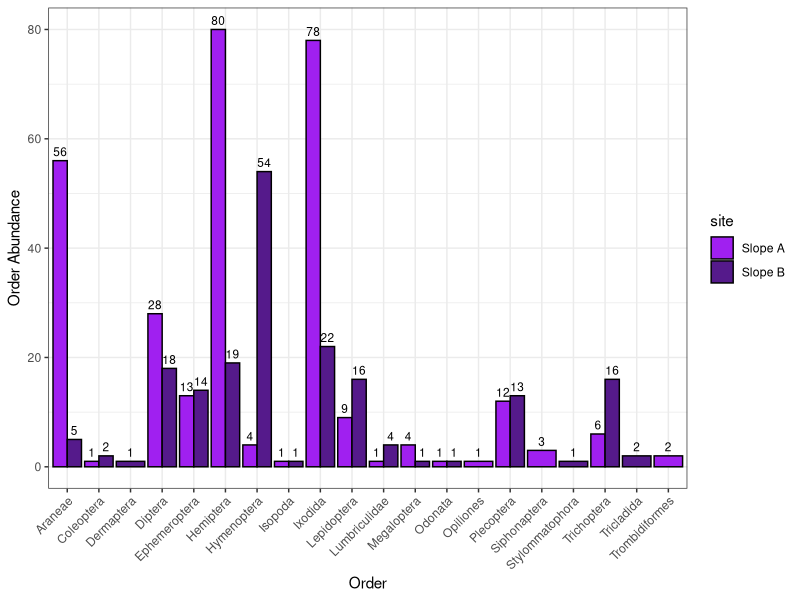
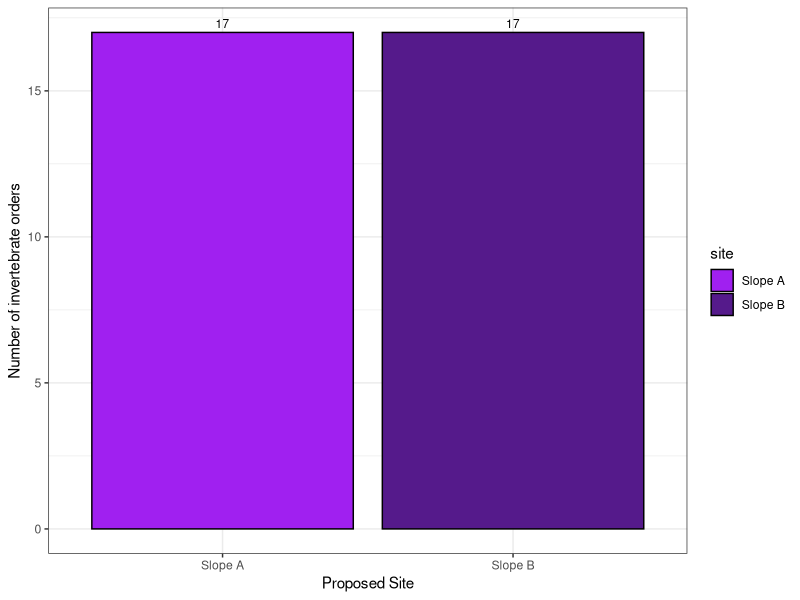
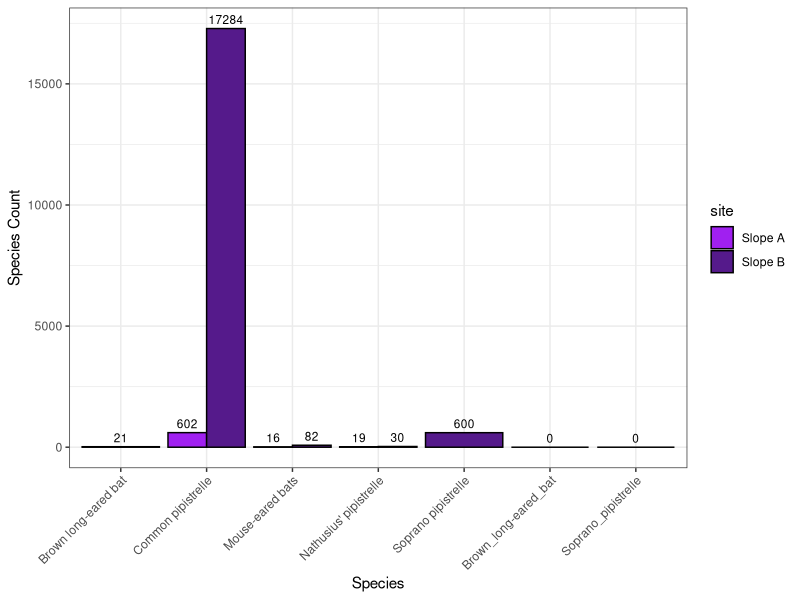
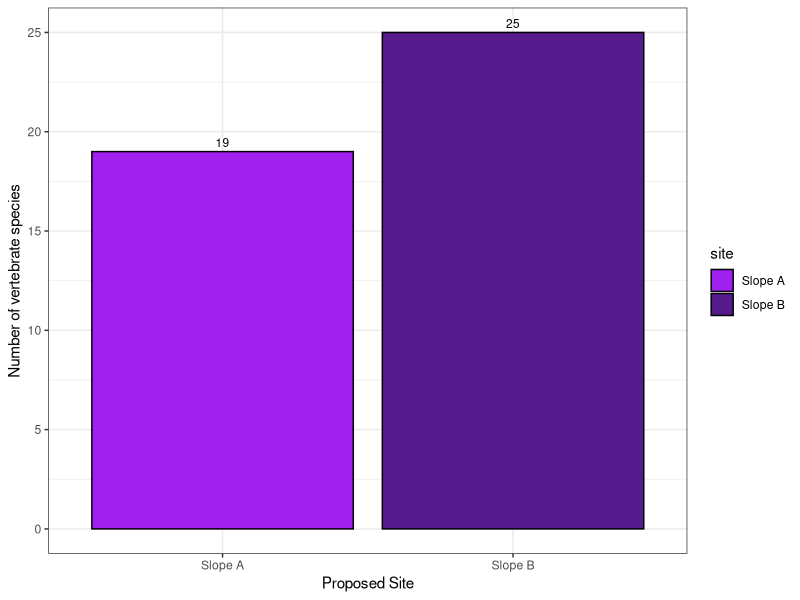

Source code (R) for these figures, in order: (Note: this script raises an error after producing the figures.)
# clear environment
rm(list=ls())

# import packages needed
library(ggplot2)
library(dplyr)
library(vegan)
library(tidyr)
library(tibble)
# ...

# import full data set
arran_data_full <- read.csv('./Data/arran_data_full.csv')
# check the data set
head(arran_data_full)

# check data types
str(arran_data_full)
arran_data_full$eventID <- as.factor(arran_data_full$eventID)
arran_data_full$site <- as.factor(arran_data_full$site)
arran_data_full$samplingProtocol <- as.factor(arran_data_full$samplingProtocol)
arran_data_full$vernacularName <- as.factor(arran_data_full$vernacularName)
arran_data_full$individualCount <- as.numeric(arran_data_full$individualCount)
# ... need to finish
str(arran_data_full)

# create subsets of the data

vert_data <- arran_data_full %>% slice(236:302)
# for total number of vertebrate species use vert_data
# but for counts or diversity yse vert_count_data
vert_count_data <- vert_data %>% slice(47:67)

# ANALYSIS OF INVERTEBRATE BIODIVERSITY 
# subset the data on invertebrates
invert_data <- arran_data_full %>% slice(1:235)

# remove any instances witch could not be identified to order
invert_data <- invert_data %>%
  filter(order != "")

# abundances of each invertebrate order
invert_abundances <- invert_data %>%
  group_by(site, order) %>%
  summarise(total_count = sum(individualCount), .groups = "drop")

# plot abundances of each invertebrate order
ggplot(invert_abundances, aes(x = order, y = total_count, fill = site)) +
  geom_bar(stat = "identity", position = "dodge", colour = "black") +
  geom_text(
    aes(label = total_count),
    position = position_dodge(width = 0.9), # Adjust text position to align with bars
    vjust = -0.5, # Position text slightly above the bars
    size = 3      # Adjust text size
  ) +
  labs(x = "Order", y = "Order Abundance") +
  scale_fill_manual(values = c("Slope A" = "purple", "Slope B" = "purple4")) +
  theme_bw() +
  theme(axis.text.x = element_text(angle = 45, vjust = 1, hjust=1))
# still need to adjust text size?
# change Key labels and heading
# add zeros?
# spread out bars?

# calculate alpha diversity (here number of unique orders) for each site
invert_alpha_div <- invert_data %>%
  group_by(site) %>% # Group by site
  summarise(no_orders = n_distinct(order), .groups = "drop") # Count unique species

ggplot(invert_alpha_div, aes(x = site, y = no_orders, fill = site)) +
  geom_bar(stat = "identity", position = "dodge", colour = "black") +
  geom_text(
    aes(label = no_orders),
    position = position_dodge(width = 0.9), # Adjust text position to align with bars
    vjust = -0.5, # Position text slightly above the bars
    size = 3      # Adjust text size
  ) +
  labs(x = "Proposed Site", y = "Number of invertebrate orders") + 
  scale_fill_manual(values = c("Slope A" = "purple", "Slope B" = "purple4")) +
  theme_bw()
# still need to change axis labels Slope B and Slope A to Slope B and Slope A
# and adjust text size




# ANALYSIS OF VERTEBRATE BIODIVERSITY
 
# remove camera trap data due to small sample size
vert_count_data2 <- vert_count_data %>%
  filter(samplingProtocol != "Camera traps")

# rearrange for total count for each species by slope
vert_abundances <- vert_count_data2 %>%
  group_by(site, vernacularName) %>%
  summarise(total_count = sum(individualCount), .groups = "drop")

# set missing data to zeros to improve graph look
vert_abundances_zeros <- data.frame(site = character(0), vernacularName = character(0), total_count = integer(0))
#vert_abundances_zeros1 <- data.frame(site = "Slope B", vernacularName = "Red_Deer", total_count = 0)
vert_abundances_zeros2 <- data.frame(site = "Slope A", vernacularName = "Brown_long-eared_bat", total_count = 0)
#vert_abundances_zeros3 <- data.frame(site = "Slope A", vernacularName = "European_Robin", total_count = 0)
vert_abundances_zeros4 <- data.frame(site = "Slope A", vernacularName = "Soprano_pipistrelle", total_count = 0)
vert_abundances_zeros <- rbind(vert_abundances_zeros, vert_abundances_zeros2, vert_abundances_zeros4)
#vert_abundances_zeros <- rbind(vert_abundances_zeros, vert_abundances_zeros1, vert_abundances_zeros2, vert_abundances_zeros3, vert_abundances_zeros4)

vert_abundances <- rbind(vert_abundances, vert_abundances_zeros)

ggplot(vert_abundances, aes(x = vernacularName, y = total_count, fill = site)) +
  geom_bar(stat = "identity", position = "dodge", colour = "black") +
  geom_text(
    aes(label = total_count),
    position = position_dodge(width = 0.9), # Adjust text position to align with bars
    vjust = -0.5, # Position text slightly above the bars
    size = 3      # Adjust text size
  ) +
  labs(x = "Species", y = "Species Count") +
  scale_fill_manual(values = c("Slope A" = "purple", "Slope B" = "purple4")) +
  theme_bw() +
  theme(axis.text.x = element_text(angle = 45, vjust = 1, hjust=1))

# then can do calls per audiomoth!
# no - not informative, data too messy/ sample too small

# number of vertebrate species present on each slope, from all data
vert_alpha_div <- vert_data %>%
  group_by(site) %>% # Group by site
  summarise(no_species = n_distinct(vernacularName), .groups = "drop") # Count unique species

#plot this!!!
ggplot(vert_alpha_div, aes(x = site, y = no_species, fill = site)) +
  geom_bar(stat = "identity", position = "dodge", colour = "black") +
  geom_text(
    aes(label = no_species),
    position = position_dodge(width = 0.9), # Adjust text position to align with bars
    vjust = -0.5, # Position text slightly above the bars
    size = 3      # Adjust text size
    ) +
  labs(x = "Proposed Site", y = "Number of vertebrate species") + 
  scale_fill_manual(values = c("Slope A" = "purple", "Slope B" = "purple4")) +
  theme_bw()
# still need to adjust text sizes
# sort legend


# # ALPHA DIVERSITY OVERALL
# # Summarise the number of species, per class, per site
# unique(arran_data_full$class)
# arran_data_full <- arran_data_full %>%
#   filter(individualCount != 0)
# unique(arran_data_full$class)
# 
# arran_class_abundance <- arran_data_full %>%
#   group_by(site, class) %>% # Group by site
#   summarise(total_count = sum(individualCount), .groups = "drop") # sum abundance of each unique class
# 
# ggplot(arran_class_abundance, aes(x = class, y = total_count, fill = site)) +
#   geom_bar(stat = "identity", position = "dodge", colour = "black") +
#   geom_text(
#     aes(label = total_count),
#     position = position_dodge(width = 0.9), # Adjust text position to align with bars
#     vjust = -0.5, # Position text slightly above the bars
#     size = 3      # Adjust text size
#   ) +
#   labs(x = "Class", y = "Total Abundance") +
#   scale_fill_manual(values = c("Slope A" = "purple", "Slope B" = "purple4")) +
#   theme_bw() +
#   theme(axis.text.x = element_text(angle = 45, vjust = 1, hjust=1))
# # overall pretty similar - but Slope A fairing slightly better?
# # not very informative though
# 
# # Summarise the number of species, per order, per site
# unique(arran_data_full$order)
# arran_data_full <- arran_data_full %>%
#   filter(individualCount != 0)
# unique(arran_data_full$order)
# 
# arran_order_abundance <- arran_data_full %>%
#   group_by(site, order) %>% # Group by site
#   summarise(total_count = sum(individualCount), .groups = "drop") # sum abundance of each unique class
# 
# ggplot(arran_order_abundance, aes(x = order, y = total_count, fill = site)) +
#   geom_bar(stat = "identity", position = "dodge", colour = "black") +
#   geom_text(
#     aes(label = total_count),
#     position = position_dodge(width = 0.9), # Adjust text position to align with bars
#     vjust = -0.5, # Position text slightly above the bars
#     size = 3      # Adjust text size
#   ) +
#   labs(x = "Order", y = "Total Abundance") +
#   scale_fill_manual(values = c("Slope A" = "purple", "Slope B" = "purple4")) +
#   theme_bw() +
#   theme(axis.text.x = element_text(angle = 45, vjust = 1, hjust=1))
# # also not informative


# BETA DIVERSITY - SHANNONS

# rearrange data set
arran_data_rearranged <- arran_class_abundance %>%
  tidyr::pivot_wider(names_from = class, values_from = total_count, values_fill = 0) %>%
  column_to_rownames(var = "site")
# Set the 'site' column as row names using tibble's function
rownames(arran_data_rearranged) <- arran_data_rearranged$site
#arran_data_rearranged <- arran_data_rearranged[, -1]  # Remove the 'site' column

# shannons
arran_shannons <- diversity(arran_data_rearranged[,1:11])
arran_shannons <- as.numeric(arran_shannons)

shannons_slopeA <- arran_shannons[2]
shannons_slopeB <- arran_shannons[1]

arran_diversity_indicies <- data.frame(diversity_index = character(0), Slope_A = numeric(0), Slope_B = numeric(0))
arran_shannons <- data.frame(diversity_index = "shannons", Slope_A = shannons_slopeA, Slope_B = shannons_slopeB)
arran_diversity_indicies <- rbind(arran_diversity_indicies, arran_shannons)

# simpsons
arran_simpsons <- diversity(arran_data_rearranged[,1:11], index = "simpson")
arran_simpsons <- as.numeric(arran_simpsons)

simpsons_slopeA <- arran_simpsons[2]
simpsons_slopeB <- arran_simpsons[1]

arran_simpsons <- data.frame(diversity_index = "simpsons", Slope_A = simpsons_slopeA, Slope_B = simpsons_slopeB)
arran_diversity_indicies <- rbind(arran_diversity_indicies, arran_simpsons)
# Slope A has higher diversity

arran_diversity_indicies
# plot this

# stuff
#select(-genre, -spotify_monthly_listeners, -year_founded)
